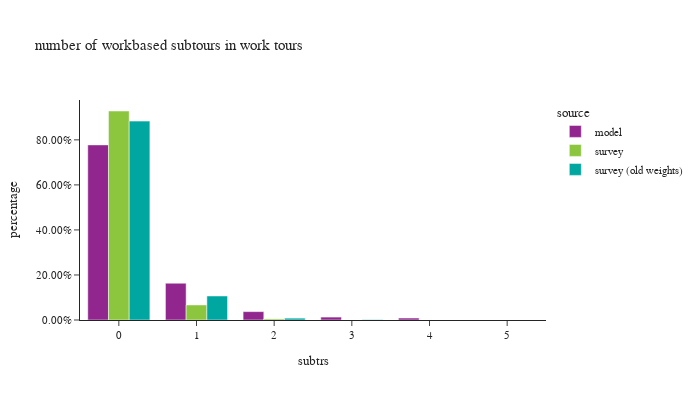

The notebook cell saved with this chart:
### Code cell
test = wk_tour.loc[wk_tour['subtrs']!=11].copy()
df_plot = test.groupby(['source','subtrs']).agg(
    total=pd.NamedAgg(column="toexpfac", aggfunc="sum"),
    sample_size=pd.NamedAgg(column="toexpfac", aggfunc="size")).reset_index()

df_plot['percentage'] = df_plot.groupby(['source'], group_keys=False)['total']. \
    apply(lambda x: x / float(x.sum()))


fig = px.bar(df_plot.sort_values(by=['source']), x="subtrs", y="percentage", color="source",
             barmode="group",hover_data=['total','sample_size'],title="number of workbased subtours in work tours")
fig.update_layout(height=400, width=700, font=dict(size=11),
                  xaxis = dict(dtick = 1, categoryorder='category ascending'),
                  yaxis=dict(tickformat=".2%"))
fig.show()

### Figure 1 — Plotly figure (JSON) as saved in the notebook; plotly's stock layout.template omitted (floating-point values rounded to 4 significant figures)
{"data": [{"alignmentgroup": "True", "customdata": [[1127000.0, 1127000.0], [236600.0, 236600.0], [53950.0, 53950.0], [18820.0, 18820.0], [12700.0, 12700.0]], "hovertemplate": "source=model<br>subtrs=%{x}<br>percentage=%{y}<br>total=%{customdata[0]}<br>sample_size=%{customdata[1]}<extra></extra>", "legendgroup": "model", "marker": {"color": "#91268F", "pattern": {"shape": ""}}, "name": "model", "offsetgroup": "model", "orientation": "v", "showlegend": true, "textposition": "auto", "type": "bar", "x": [0, 1, 2, 3, 4], "xaxis": "x", "y": [0.7777, 0.1633, 0.03724, 0.01299, 0.008764], "yaxis": "y"}, {"alignmentgroup": "True", "customdata": [[1254000.0, 2330.0], [90310.0, 223.0], [6658.0, 19.0], [34.14, 2.0], [26.44, 2.0]], "hovertemplate": "source=survey<br>subtrs=%{x}<br>percentage=%{y}<br>total=%{customdata[0]}<br>sample_size=%{customdata[1]}<extra></extra>", "legendgroup": "survey", "marker": {"color": "#8CC63E", "pattern": {"shape": ""}}, "name": "survey", "offsetgroup": "survey", "orientation": "v", "showlegend": true, "textposition": "auto", "type": "bar", "x": [0, 1, 2, 3, 4], "xaxis": "x", "y": [0.9282, 0.06682, 0.004926, 2.526e-05, 1.956e-05], "yaxis": "y"}, {"alignmentgroup": "True", "customdata": [[1374000.0, 7286.0], [166000.0, 1007.0], [12870.0, 82.0], [2634.0, 7.0], [1.111, 1.0], [1.111, 1.0]], "hovertemplate": "source=survey (old weights)<br>subtrs=%{x}<br>percentage=%{y}<br>total=%{customdata[0]}<br>sample_size=%{customdata[1]}<extra></extra>", "legendgroup": "survey (old weights)", "marker": {"color": "#00A7A0", "pattern": {"shape": ""}}, "name": "survey (old weights)", "offsetgroup": "survey (old weights)", "orientation": "v", "showlegend": true, "textposition": "auto", "type": "bar", "x": [0, 1, 2, 3, 4, 5], "xaxis": "x", "y": [0.8833, 0.1067, 0.00827, 0.001693, 7.141e-07, 7.141e-07], "yaxis": "y"}], "layout": {"barmode": "group", "font": {"size": 11}, "height": 400, "legend": {"title": {"text": "source"}, "tracegroupgap": 0}, "title": {"text": "number of workbased subtours in work tours"}, "width": 700, "xaxis": {"anchor": "y", "categoryorder": "category ascending", "domain": [0.0, 1.0], "dtick": 1, "title": {"text": "subtrs"}}, "yaxis": {"anchor": "x", "domain": [0.0, 1.0], "tickformat": ".2%", "title": {"text": "percentage"}}}}
